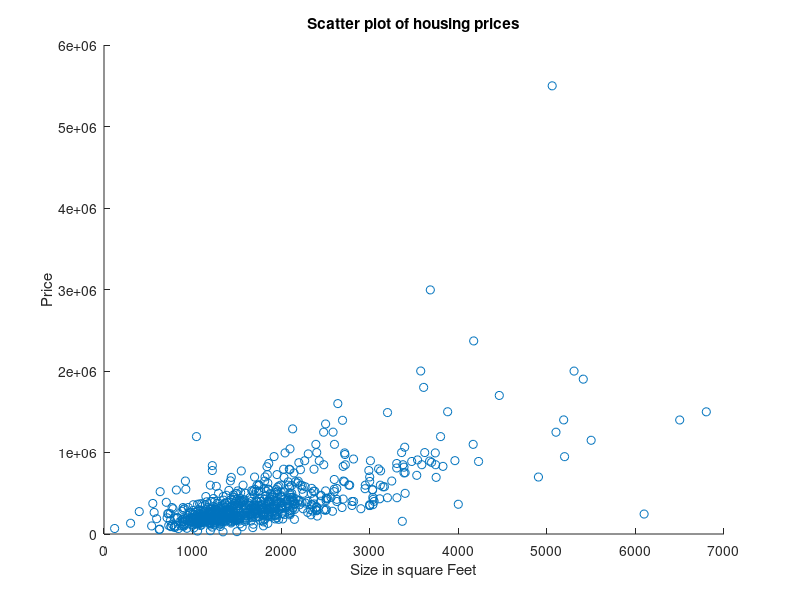
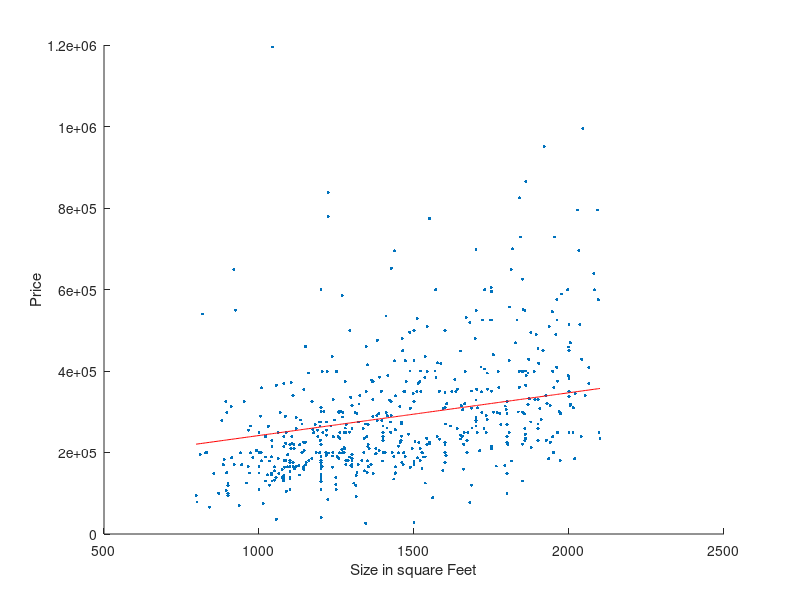
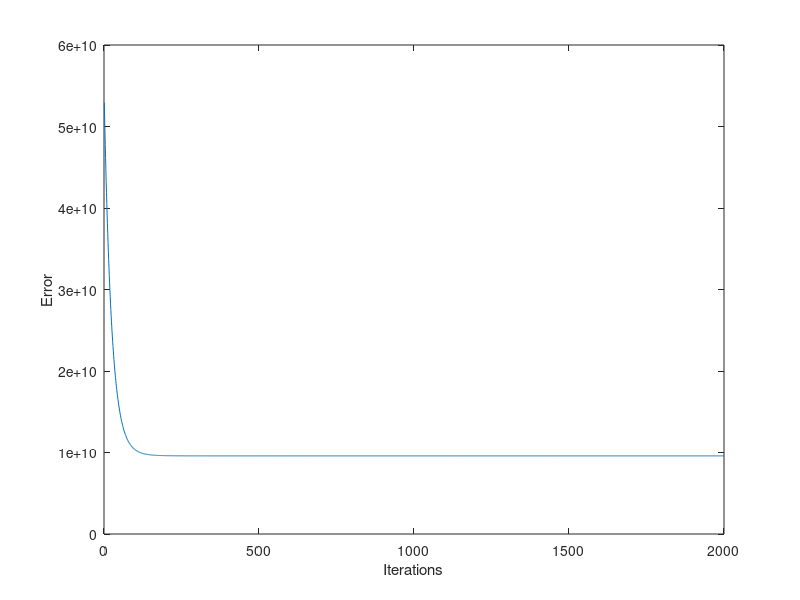

The MATLAB source for these figures, in order:
clear all; close all;
X=dlmread('housing_price_data.dat');
F=sortrows([X(:,5) X(:,2)]); % Initial plotting of values on graph from file 'housing_price_data.dat'
figure; scatter(F(:,1), F(:,2));
title('Scatter plot of housing prices');
xlabel('Size in square Feet');
ylabel('Price');
F=F(25:600,:); % size 576x2
%seed = 100; rand('seed', seed); randn('seed', seed);
X=F(:,1);
% Normalization of x
normalize = max(X)-min(X);
X = X/normalize;
X = [repmat(1,length(F),1) X]; % = [1 X]
 % size X is 576x2
y=F(:,2);
w = rand(2,1); % size w is 2x1  % w=weight
%% 

% Parameters
% X = 576x2 [1 size_of_house]
% y = 576x1
% w = 2x1

%% 

% Initialize learning rate
nu = 0.01; % nu= learning rate
mse = [];
m = length(y);
for itr=1:2000
 %Finding where differnce between consecutive value of MSE becomes
% insignificant 
 h = X*w;
 w = w - nu *(1/m)*sum(h-y);
 % Find yhat and compute MSE
 % Size w is 2x1, X is 576x2, yhat is 576x1
 cost = 1/(2*m)*sum((h-y).^2);
 mse = [mse, cost];
end
fprintf('Learning rate :');disp(nu); % This will display provided learning rate 
fprintf('Number of iteration are required :'); 
disp(itr); % This will display required learning rate 

%% 
% Display result
% mse is a vector of size 2000x1
yhat = X*w;
figure; hold off;
scatter(X(:,2)*normalize,y, 50, '.'); hold;
plot(X(:,2)*normalize,yhat,'r');
xlabel('Size in square Feet'); ylabel('Price');
figure; plot(mse);
xlabel('Iterations'); ylabel('Error');
